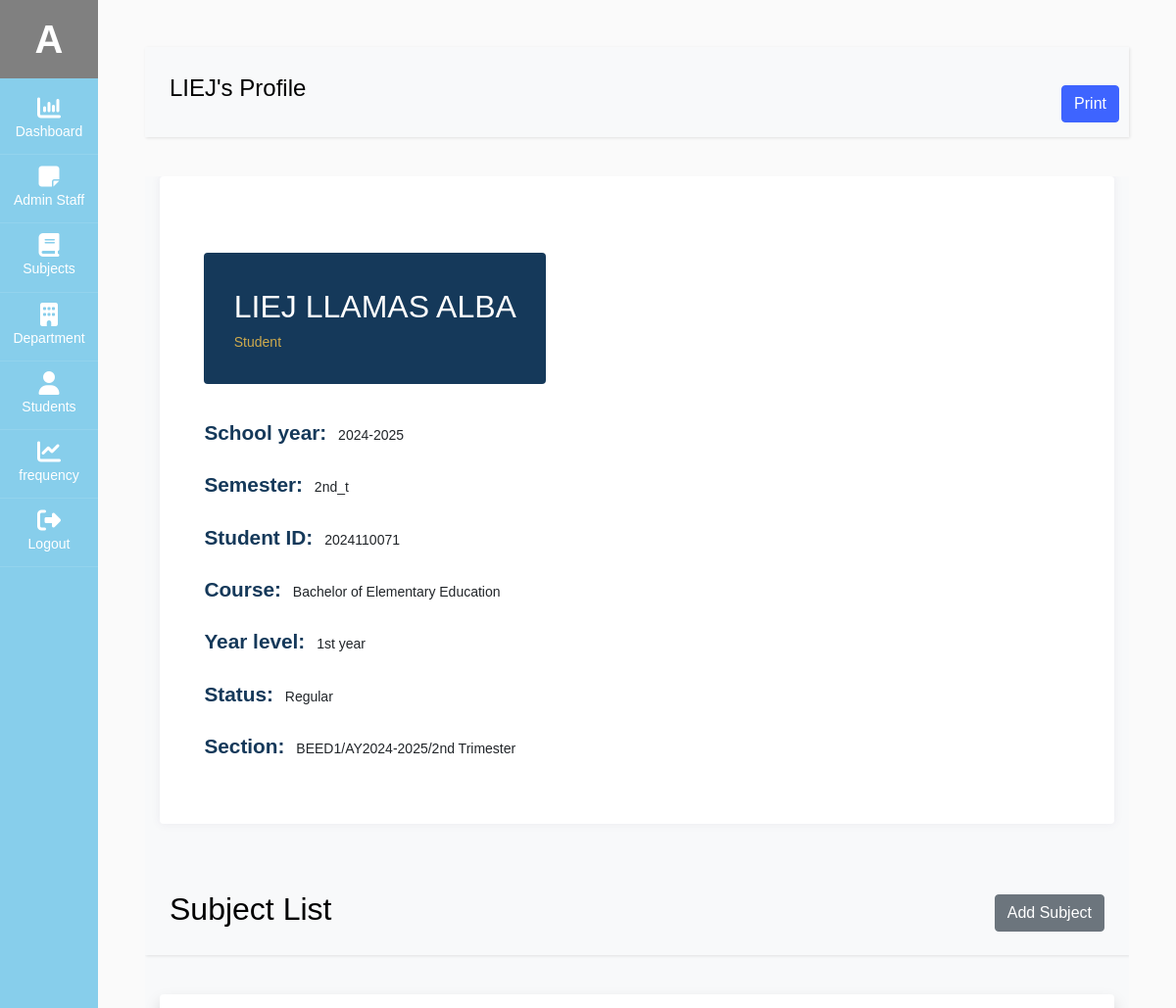
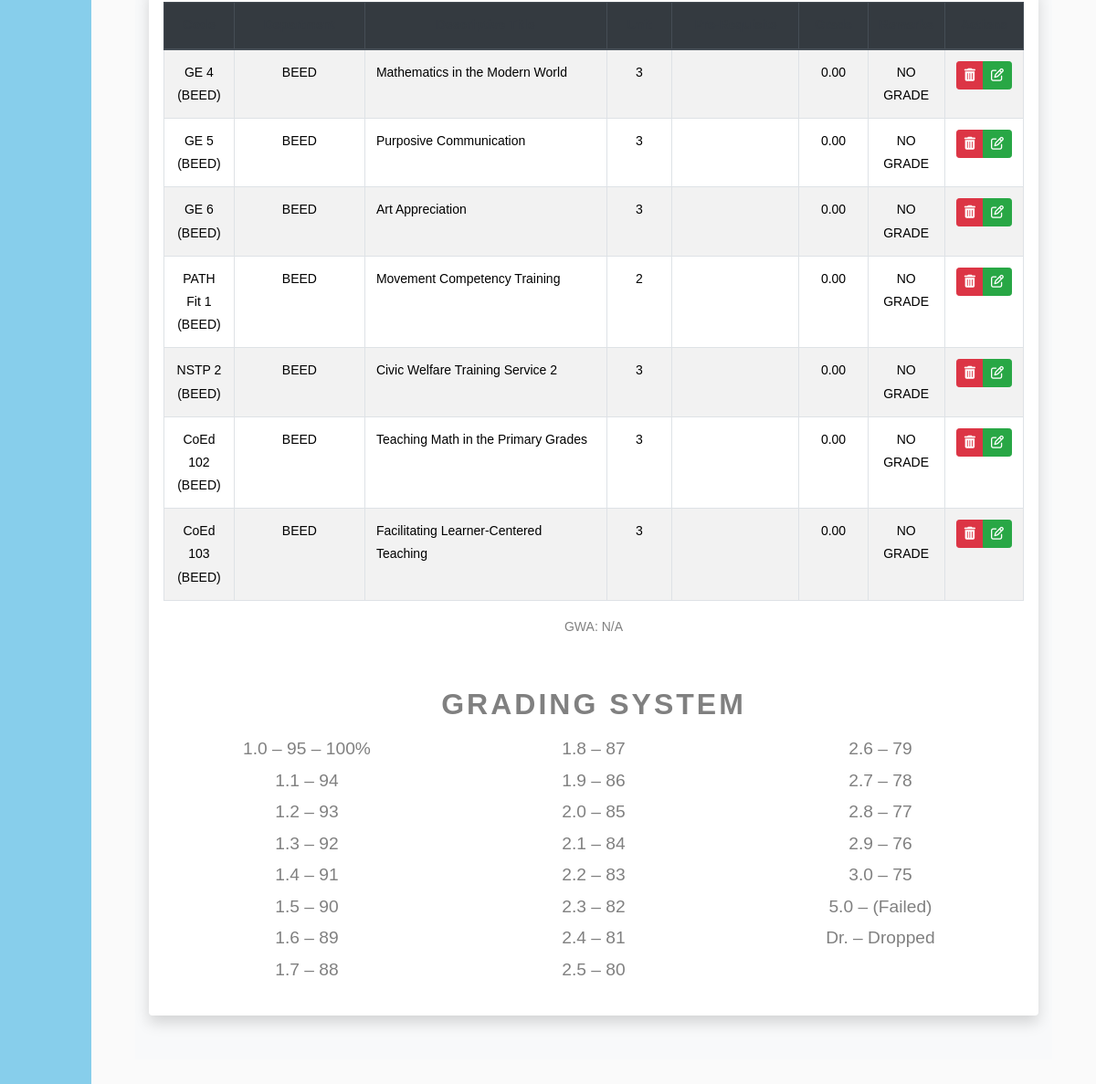
The page /admin/view_student_info.php?stud_id=2024110071 (signed in) on the database its author committed (2 pictures, top to bottom).
### tables this page shows
CREATE TABLE `user` (
  `admin_id` int(11) NOT NULL,
  `fname` varchar(60) NOT NULL,
  `mname` varchar(60) DEFAULT NULL,
  `lname` varchar(60) NOT NULL,
  `email` varchar(100) NOT NULL,
  `username` varchar(100) NOT NULL,
  `password` varchar(100) NOT NULL,
  `type` varchar(20) NOT NULL,
  `profile_img` varchar(255) DEFAULT NULL,
  `status` int(11) NOT NULL DEFAULT 1
);

CREATE TABLE `student` (
  `stud_id` int(11) NOT NULL,
  `stud_course` text NOT NULL,
  `stud_fname` varchar(60) NOT NULL,
  `stud_mname` varchar(60) DEFAULT NULL,
  `stud_lname` varchar(60) NOT NULL,
  `stud_phone` varchar(60) NOT NULL,
  `stud_bday` date NOT NULL,
  `stud_address` varchar(60) NOT NULL,
  `stud_gender` varchar(60) NOT NULL,
  `stud_year_level` varchar(60) NOT NULL,
  `stud_section` varchar(60) NOT NULL,
  `stud_sem` varchar(60) NOT NULL,
  `stud_academic_status` varchar(60) NOT NULL,
  `stud_school_year` varchar(255) NOT NULL,
  `stud_status` int(11) NOT NULL DEFAULT 1
);

CREATE TABLE `student_subject` (
  `ss_id` int(11) NOT NULL,
  `ss_stud_id` int(11) NOT NULL,
  `ss_subject_id` int(11) NOT NULL,
  `ss_final_grade` decimal(10,2) NOT NULL
);

CREATE TABLE `subject` (
  `subject_id` int(11) NOT NULL,
  `sub_dept_id` int(11) NOT NULL,
  `course_code` varchar(60) NOT NULL,
  `descriptive_title` text NOT NULL,
  `units` int(11) NOT NULL,
  `pre_requisite` varchar(60) NOT NULL,
  `for_year_level` varchar(60) NOT NULL
);

CREATE TABLE `department` (
  `dept_id` int(11) NOT NULL,
  `dept_name` varchar(60) NOT NULL,
  `dept_description` varchar(500) DEFAULT NULL,
  `dept_status` varchar(60) NOT NULL DEFAULT '1'
);

### db/db.php (called while the page is built, shortened)
<?php
class db_connect
{
    public $host = db_host;
    public $user = db_user;
    public $pass = db_pass;
    public $name = db_name;
    public function connect()
    {
        try {
            $this->conn = new mysqli($this->host, $this->user, $this->pass, $this->name);
        } catch (\Throwable $th) {
            header("Location:setup.php");
        }
    }
}

### db/class.php (called while the page is built, shortened)
<?php
include('db.php');
class global_class extends db_connect
{
    public function get_student_info($stud_id)
    {
        $query = $this->conn->prepare("SELECT * FROM `student` where stud_status='1' and stud_id='$stud_id'");
        if ($query->execute()) {
            $result = $query->get_result();
            return $result;
        }
    }
    public function get_user_info($admin_id)
    {
        $query = $this->conn->prepare("SELECT * FROM `user` where status='1' AND admin_id =$admin_id");
        if ($query->execute()) {
            $result = $query->get_result();
            return $result;
        }
    }
    public function getAllSubjectsForSpecificStudent($stud_id)
    {
        $queryStr = "
            SELECT * FROM student_subject AS ss
            LEFT JOIN subject AS s ON ss.ss_subject_id = s.subject_id
            LEFT JOIN student AS stud ON stud.stud_id = ss.ss_stud_id
            LEFT JOIN department AS dept ON dept.dept_id = s.sub_dept_id
            WHERE stud.stud_id = $stud_id
        ";
        $result = $this->conn->query($queryStr);
        if ($result) {
            return $result;
        } else {
            return false;
        }
    }
}

### admin/view_student_info.php (the view, shortened to what this page needs)
<?php
include('../components/admin-header.php');
$stud_id=$_GET['stud_id'];
 $get_student_info = $admin_db->get_student_info($stud_id);
  $student = $get_student_info->fetch_array();
  $fullname = $student['stud_fname'] . ' ' . $student['stud_mname'] . ' ' . $student['stud_lname'];
  $stud_course=$student['stud_course'];
  $stud_year_level=$student['stud_year_level'];
  $stud_sy=$student['stud_school_year'];
  $stud_sem=$student['stud_sem'];
  $stud_academic_status=$student['stud_academic_status'];
  $stud_section=$student['stud_section'];
?>
<link rel="stylesheet" href="../css/view_student_info.css">
<link rel="stylesheet" href="../css/grading_layout.css">
<link href="../node_modules/select2/dist/css/select2.min.css" rel="stylesheet" />
<div id="content" class="p-4 p-md-5">
<nav class="navbar navbar-expand-lg navbar-light bg-light" >
  <div class="container-fluid" >
    <h4><?=ucfirst($student['stud_fname']);?>'s Profile</h4>
  </div>
                            <div class="text-center mt-4">
                                <button class="btn btn-primary print-hidden" onclick="printContent()">Print</button>
                            </div>
</nav>
    <section class="bg-light">
        <div class="container resume-container" >
            <div class="row" >
                <div class="col-lg-12 mb-4 mb-sm-5" >
                    <div class="card card-style1 border-0" >
                        <div class="card-body p-1-9 p-sm-2-3 p-md-6 p-lg-7"  >
                            <div class="container mt-5" id="print-section" >
                                <div class="row align-items-center">
                                    <div class="col-lg-6 px-xl-10">
                                        <div class="bg-secondary d-lg-inline-block py-1-9 px-1-9 px-sm-6 mb-1-9 rounded group1">
                                            <h3 class="h2 text-white mb-0 fullname"><?= ucfirst($fullname) ?></h3>
                                            <span class="text-primary occupation">Student</span>
                                        </div>
                                        <ul class="list-unstyled mb-1-9">
                                            <li class="mb-2 mb-xl-3 display-28"><span class="display-26 text-secondary me-2 font-weight-600">School year:</span> <?= ucfirst($stud_sy) ?></li>
                                            <li class="mb-2 mb-xl-3 display-28"><span class="display-26 text-secondary me-2 font-weight-600">Semester:</span> <?=$stud_sem?></li>
                                            <li class="mb-2 mb-xl-3 display-28"><span class="display-26 text-secondary me-2 font-weight-600">Student ID:</span> <?= $stud_id ?></li>
                                            <li class="mb-2 mb-xl-3 display-28"><span class="display-26 text-secondary me-2 font-weight-600">Course:</span> <?=$stud_course?></li>
                                            <li class="mb-2 mb-xl-3 display-28"><span class="display-26 text-secondary me-2 font-weight-600">Year level:</span> <?=$stud_year_level?></li>
                                            <li class="mb-2 mb-xl-3 display-28"><span class="display-26 text-secondary me-2 font-weight-600">Status:</span> <?=$stud_academic_status?></li>
                                            <li class="mb-2 mb-xl-3 display-28"><span class="display-26 text-secondary me-2 font-weight-600">Section:</span> <?=$stud_section?></li>
                                        </ul>
                                    </div>
                                </div>
                            </div>
                        </div>
                    </div>
                </div>
            </div>
        </div>
    </section>
<section class="bg-light">
    <div class="container">
        <div class="row">
        <nav class="navbar navbar-expand-lg navbar-light bg-light" >
            <div class="container-fluid " >
              <h2> Subject List</h2>
              <button type="button" class="togglerAddSubjectForStudent btn btn-secondary" data-toggle="modal" data-target=".add-StudentSubject-modal" data-stud_id="<?=$stud_id?>">Add Subject</button>
            </div>
        </nav>
            <div class="container" id="listGrade">
            <div class="table-responsive shadow p-3 mb-5 bg-white rounded">
    <table id="myTable" class="table table-striped table-bordered table-hover">
        <thead class="thead-dark ">
            <tr>
                <th class="col-md-1 text-center text-dark">Code</th>
                <th class="col-md-2 text-center text-dark">Department</th>
                <th class="col-md-4 text-center text-dark">Descriptive Title</th>
                <th class="col-md-1 text-center text-dark">Unit</th>
                <th class="col-md-2 text-center text-dark">Pre-Requisite</th>
                <th class="col-md-1 text-center text-dark">Grade</th>
                <th class="col-md-1 text-center text-dark">Remarks</th>
                <th class="col-md-2 text-center text-dark">Actions</th>
            </tr>
        </thead>
        <tbody>
            <?php
            $get_subject = $admin_db->getAllSubjectsForSpecificStudent($stud_id);
            $total_weighted_grade = 0;
            $total_units = 0;
            while ($subject = $get_subject->fetch_array()):
                if($subject['ss_final_grade']<=0){
                    $grade="NO GRADE";
                }else if($subject['ss_final_grade']>0 && $subject['ss_final_grade'] <= 3 ){
                    $grade="PASSED";
                }else if($subject['ss_final_grade']>0 && $subject['ss_final_grade'] >3 ){
                    $grade="FAILED";
                }
            ?>
            <tr>
                <td class="text-center"><?=$subject['course_code']; ?></td>
                <td class="text-center"><?=$subject['dept_name']; ?></td>
                <td><?=$subject['descriptive_title']; ?></td>
                <td class="text-center"><?=$subject['units']; ?></td>
                <td class="text-center"><?=$subject['pre_requisite']; ?></td>
                <td class="text-center"><?=$subject['ss_final_grade']; ?></td>
                <td class="text-center"><?=$grade?></td>
                <td class="text-center">
                    <div class="btn-group" role="group" aria-label="Actions">
                        <button type="button" class="btn btn-danger btn-sm TogglerDeleteStudentSubject"
                            data-ss_id="<?=$subject['ss_id']?>"
                            data-student_id="<?=$stud_id?>"
                            data-subject_id="<?=$subject['subject_id']?>"
                            data-code="<?=$subject['course_code']?>">
                            <i class="fa fa-trash"></i>
                        </button>
                        <button type="button" class="btn btn-success btn-sm TogglerSubgrade"
                            data-toggle="modal" data-target=".add-Subgrade-modal"
                            data-stud_id="<?=$stud_id?>"
                            data-ss_id="<?=$subject['ss_id']?>"
                            data-code="<?=$subject['course_code']?>"
                            data-ss_final_grade="<?=$subject['ss_final_grade']?>">
                            <i class="fa fa-edit"></i>
                        </button>
                    </div>
                </td>
            </tr>
            <?php endwhile; ?>
        </tbody>
    </table>
    <div class="d-flex justify-content-center">
        <span class="text-center">GWA:
        <?php
            if ($total_units > 0) {
                $gwa = $total_weighted_grade / $total_units;
                echo number_format($gwa, 2);
            } else {
                echo "N/A";
            }
        ?>
        </span>
    </div>
    <div class="container text-center mt-5">
        <h2 class="grading-system-title" style='color:gray;'>GRADING SYSTEM</h2>
        <div class="row">
            <div class="col-md-4 grading-section">
                <ul class="grading-list">
                    <li>1.0 – 95 – 100%</li>
                    <li>1.1 – 94</li>
                    <li>1.2 – 93</li>
                    <li>1.3 – 92</li>
                    <li>1.4 – 91</li>
                    <li>1.5 – 90</li>
                    <li>1.6 – 89</li>
                    <li>1.7 – 88</li>
                </ul>
            </div>
            <div class="col-md-4 grading-section">
                <ul class="grading-list">
                    <li>1.8 – 87</li>
                    <li>1.9 – 86</li>
                    <li>2.0 – 85</li>
                    <li>2.1 – 84</li>
                    <li>2.2 – 83</li>
                    <li>2.3 – 82</li>
                    <li>2.4 – 81</li>
                    <li>2.5 – 80</li>
                </ul>
            </div>
            <div class="col-md-4 grading-section">
                <ul class="grading-list">
                    <li>2.6 – 79</li>
                    <li>2.7 – 78</li>
                    <li>2.8 – 77</li>
                    <li>2.9 – 76</li>
                    <li>3.0 – 75</li>
                    <li>5.0 – (Failed)</li>
                    <li>Dr. – Dropped</li>
                </ul>
            </div>
        </div>
    </div>
</div>
            </div>
        </div>
    </div>
</section>
                </div>

### components/admin-header.php (shortened to what this page needs)
<?php
include('../db/class.php');
$admin_db = new global_class();
$admin_restrictions="";
if (isset($_SESSION['admin_id'])) {
    $admin_id = $_SESSION['admin_id'];
    $getUserDetails = $admin_db->get_user_info($admin_id);
    $user = $getUserDetails->fetch_array();
    $admin_id =$user['admin_id'];
    $username=$user['username'];
}
?>
<!doctype html>
<html lang="en">
  <head>
		<link rel="stylesheet" href="../node_modules/font-awesome/css/font-awesome.min.css">
    <link rel="stylesheet" href="../node_modules/alertifyjs/build/css/alertify.min.css"/>
    <link rel="stylesheet" href="../node_modules/alertifyjs//build/css/themes/default.min.css"/>
    <link rel="stylesheet" href="../node_modules/bootstrap/dist/css/bootstrap.min.css"/>
    <link rel="stylesheet" href="../css/dataTables.bootstrap5.css">
		<link rel="stylesheet" href="../css/admin.css">
  </head>
  <body>
		<div class="wrapper d-flex align-items-stretch" >
			<nav id="sidebar" class="active" >
				<h1><a href="profile.php?profile_id=<?=$admin_id?>" class="logo" style="background-color:gray;"><?=ucfirst($username[0])?></a></h1>
        <ul class="list-unstyled components mb-5">
          <li class="active">
            <a href="dashboard.php"><span class="fa fa-bar-chart"></span> Dashboard</a>
          </li>
          <li <?=$admin_restrictions?>>
            <a href="user.php"><span class="fa fa-sticky-note"></span>Admin Staff</a>
          </li>
          <li <?=$admin_restrictions?>>
            <a href="subject.php"><span class="fa fa-book"></span> Subjects</a>
          </li>
          <li <?=$admin_restrictions?>>
            <a href="department.php"><span class="fa fa-building"></span> Department</a>
          </li>
          <li>
              <a href="student.php"><span class="fa fa-user"></span> Students</a>
          </li>
          <li>
              <a href="frequency.php"><span class="fa fa-line-chart"></span> frequency</a>
          </li>
          <li>
            <a href="Logout.php"><span class="fa fa-sign-out"></span> Logout</a>
          </li>
        </ul>
    	</nav>
  </body>
</html>

### css/view_student_info.css (style rules this page uses)
.card-style1 { box-shadow: 0px 0px 10px 0px rgb(89 75 128 / 9%); }
.border-0 { border: 0!important; }
.card { position: relative; display: flex; flex-direction: column; min-width: 0; word-wrap: break-word; background-color: #fff; background-clip: border-box; border: 1px solid rgba(0,0,0,.125); border-radius: 0.25rem; }
section { overflow: hidden; background: #fff; }
.text-primary { color: #ceaa4d !important; }
.text-secondary { color: #15395A !important; }
.font-weight-600 { font-weight: 600; }
.display-26 { font-size: 1.3rem; }
@media screen and (min-width: 992px) { .p-lg-7 { padding: 4rem; } }
@media screen and (min-width: 768px) { .p-md-6 { padding: 3.5rem; } }
@media screen and (min-width: 576px) { .p-sm-2-3 { padding: 2.3rem; } }
.p-1-9 { padding: 1.9rem; }
.bg-secondary { background: #15395A !important; }
@media screen and (min-width: 576px) { .pe-sm-6, .px-sm-6 { padding-right: 3.5rem; } }
@media screen and (min-width: 576px) { .ps-sm-6, .px-sm-6 { padding-left: 3.5rem; } }
.pe-1-9, .px-1-9 { padding-right: 1.9rem; }
.ps-1-9, .px-1-9 { padding-left: 1.9rem; }
.pb-1-9, .py-1-9 { padding-bottom: 1.9rem; }
.pt-1-9, .py-1-9 { padding-top: 1.9rem; }
.mb-1-9, .my-1-9 { margin-bottom: 1.9rem; }
@media (min-width: 992px) { .d-lg-inline-block { display: inline-block!important; } }
.rounded { border-radius: 0.25rem!important; }

### css/grading_layout.css (style rules this page uses)
.grading-system-title { font-weight: bold; letter-spacing: 3px; }
.grading-list { list-style: none; padding-left: 0; }
.grading-list li { font-size: 1.2rem; }
.grading-section { margin: 0 auto; }

### rows shown on the page
user: username "A"
student: stud_fname "LIEJ", fullname "LIEJ LLAMAS ALBA", stud_school_year "2024-2025", stud_sem "2nd_t", stud_course "Bachelor of Elementary Education", stud_year_level "1st year", stud_academic_status "Regular", stud_section "BEED1/AY2024-2025/2nd Trimester"
student_subject: subject.course_code "GE 4 (BEED)", department.dept_name "BEED", subject.descriptive_title "Mathematics in the Modern World", subject.units "3", ss_final_grade "0.00", ss_final_grade "NO GRADE"
student_subject: subject.course_code "GE 5 (BEED)", department.dept_name "BEED", subject.descriptive_title "Purposive Communication", subject.units "3", ss_final_grade "0.00", ss_final_grade "NO GRADE"
student_subject: subject.course_code "GE 6 (BEED)", department.dept_name "BEED", subject.descriptive_title "Art Appreciation", subject.units "3", ss_final_grade "0.00", ss_final_grade "NO GRADE"
student_subject: subject.course_code "PATH Fit 1 (BEED)", department.dept_name "BEED", subject.descriptive_title "Movement Competency Training", subject.units "2", ss_final_grade "0.00", ss_final_grade "NO GRADE"
student_subject: subject.course_code "NSTP 2 (BEED)", department.dept_name "BEED", subject.descriptive_title "Civic Welfare Training Service 2", subject.units "3", ss_final_grade "0.00", ss_final_grade "NO GRADE"
student_subject: subject.course_code "CoEd 102 (BEED)", department.dept_name "BEED", subject.descriptive_title "Teaching Math in the Primary Grades", subject.units "3", ss_final_grade "0.00", ss_final_grade "NO GRADE"
student_subject: subject.course_code "CoEd 103 (BEED)", department.dept_name "BEED", subject.descriptive_title "Facilitating Learner-Centered Teaching", subject.units "3", ss_final_grade "0.00", ss_final_grade "NO GRADE"

### other values the page prints
$stud_id "2024110071"
